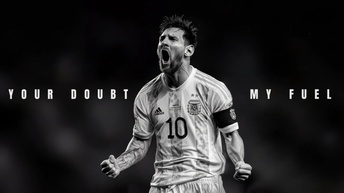
#> input picture Lab Experiments/Exp72/input.jpg, 344 x 193 px, shrunk from 1024 x 576 before the run
$ python main.py
#> lines starting #> are read from the running program, lines starting #| are printed output that depends on the picture
"""
Experiment 72: Exact 180-Degree Clockwise Rotation
Objective: Rotate supplied image exactly 180 degrees clockwise using cv2.rotate,
verify that dimensions remain consistent with source, and save output file.
"""

import os
import cv2
import matplotlib.pyplot as plt

def rotate_180_degrees(image_path):
#> called with image_path = 'Lab Experiments/Exp72/input.jpg'
    bgr = cv2.imread(image_path)
#> bgr is the input picture: shape (193, 344, 3); mean B, G, R 38.4, 37.8, 38.3
    if bgr is None:
        raise ValueError(f"Could not load image: {image_path}")

    # 180 degree rotation
    rot180 = cv2.rotate(bgr, cv2.ROTATE_180)
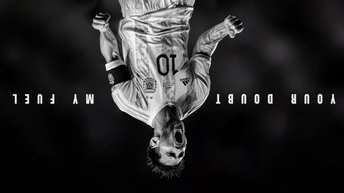
#> rot180: shape (193, 344, 3); mean B, G, R 38.4, 37.8, 38.3

    save_path = os.path.join(os.path.dirname(image_path), "rotated_180.jpg")
    cv2.imwrite(save_path, rot180)

    h, w = bgr.shape[:2]
#> h = 193; w = 344

    fig, axes = plt.subplots(1, 2, figsize=(15, 6))
    axes[0].imshow(cv2.cvtColor(bgr, cv2.COLOR_BGR2RGB))
    axes[0].set_title(f"Original Input Image ({w}x{h})", fontweight='bold')
    axes[0].axis('off')

    axes[1].imshow(cv2.cvtColor(rot180, cv2.COLOR_BGR2RGB))
    axes[1].set_title(f"180° Inverted Output ({w}x{h})", fontweight='bold')
    axes[1].axis('off')

    plt.suptitle("Exp 72: Exact 180-Degree Image Inversion", fontsize=14, fontweight='bold')
    plt.tight_layout()
    output_path = os.path.join(os.path.dirname(image_path), "output.png")
    plt.savefig(output_path, dpi=200, bbox_inches='tight')
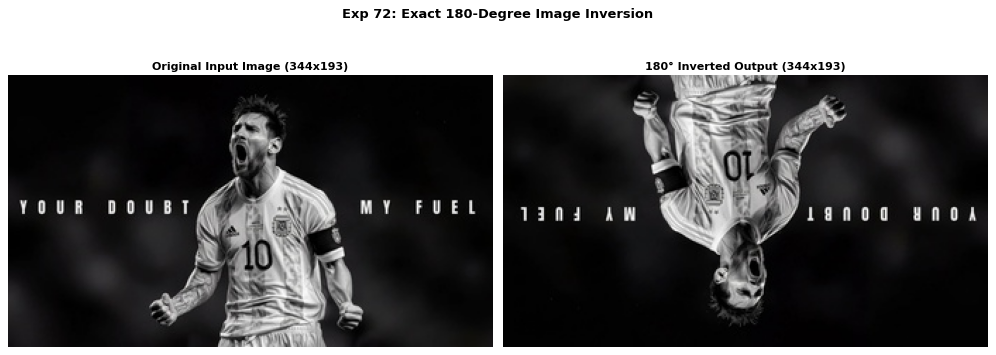
#> figure drawn by matplotlib, 2 panels
    plt.close()
    print(f"[Exp72] Output saved at: {output_path}")

if __name__ == "__main__":
    script_dir = os.path.dirname(os.path.abspath(__file__))
    rotate_180_degrees(os.path.join(script_dir, "input.jpg"))
